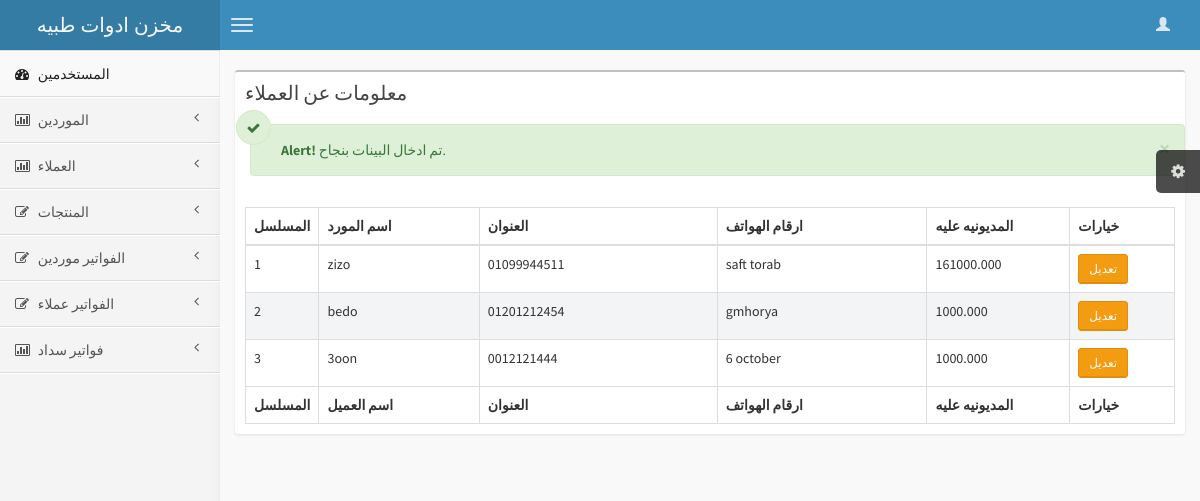
/showclient.php?msg=data_inserted (signed in), run on the app's committed database.
### tables this page shows
CREATE TABLE IF NOT EXISTS `clients` (
  `id` int(11) NOT NULL AUTO_INCREMENT,
  `client_name` text NOT NULL,
  `phone` varchar(100) NOT NULL,
  `address` text NOT NULL,
  `deserved` decimal(10,3) NOT NULL,
  PRIMARY KEY (`id`)
);

### showclient.php (the view, shortened to what this page needs)
<?php require 'sidebar.php'; ?>
<section class="content">
	<div class="row">
		<div class="col-xs-12">
			<div class="box">
				<div class="box-header">
					<h3 class="box-title">معلومات عن العملاء</h3>
				</div>
				<?php
				if (isset($_GET['msg'])) {
					switch ($_GET['msg']) {
						case 'data_inserted':
						echo "<div class='alert alert-success alert-dismissable'>
						<i class='fa fa-check'></i>
						<button type='button' class='close' data-dismiss='alert' aria-hidden='true'>×</button>
						<b>Alert!</b> تم ادخال البينات بنجاح.
						</div>";
						break;
					}
				}
				?>
				<div class="box-body table-responsive">
					<div id="example1_wrapper" class="dataTables_wrapper form-inline" role="grid">
						<div class="row">
							<div class="col-xs-6">
								</div>
								<div class="col-xs-6">
									</div>
								</div>
								<table id="example1" class="table table-bordered table-striped dataTable" aria-describedby="example1_info">
									<thead>
										<tr role="row">
											<th>المسلسل</th>
											<th class="sorting_asc" role="columnheader" tabindex="0" aria-controls="example1" rowspan="1" colspan="1" aria-sort="ascending" aria-label="Rendering engine: activate to sort column descending" style="width: 189px;">اسم المورد</th>
											<th class="sorting" role="columnheader" tabindex="0" aria-controls="example1" rowspan="1" colspan="1" aria-label="Browser: activate to sort column ascending" style="width: 277px;">العنوان</th>
											<th class="sorting" role="columnheader" tabindex="0" aria-controls="example1" rowspan="1" colspan="1" aria-label="Platform(s): activate to sort column ascending" style="width: 248px;">ارقام الهواتف</th>
											<th class="sorting" role="columnheader" tabindex="0" aria-controls="example1" rowspan="1" colspan="1" aria-label="Engine version: activate to sort column ascending" style="width: 159px;">المديونيه عليه</th>
											<th class="sorting" role="columnheader" tabindex="0" aria-controls="example1" rowspan="1" colspan="1" aria-label="CSS grade: activate to sort column ascending" style="width: 115px;">خيارات</th>
										</tr>
									</thead>
									<tfoot>
										<tr role="row">
											<th>المسلسل</th>
											<th class="sorting_asc" role="columnheader" tabindex="0" aria-controls="example1" rowspan="1" colspan="1" aria-sort="ascending" aria-label="Rendering engine: activate to sort column descending" style="width: 189px;">اسم العميل</th>
											<th class="sorting" role="columnheader" tabindex="0" aria-controls="example1" rowspan="1" colspan="1" aria-label="Browser: activate to sort column ascending" style="width: 277px;">العنوان</th>
											<th class="sorting" role="columnheader" tabindex="0" aria-controls="example1" rowspan="1" colspan="1" aria-label="Platform(s): activate to sort column ascending" style="width: 248px;">ارقام الهواتف</th><th class="sorting" role="columnheader" tabindex="0" aria-controls="example1" rowspan="1" colspan="1" aria-label="Engine version: activate to sort column ascending" style="width: 159px;">المديونيه عليه</th><th class="sorting" role="columnheader" tabindex="0" aria-controls="example1" rowspan="1" colspan="1" aria-label="CSS grade: activate to sort column ascending" style="width: 115px;">خيارات</th>
										</tr>
									</tfoot>
									<tbody role="alert" aria-live="polite" aria-relevant="all"><tr class="odd">
										<?php require 'connection.php';
										$sql="SELECT * FROM clients";
										$query=$conn->query($sql);
										$i=1;
										while ($result=$query->fetch(PDO::FETCH_ASSOC)) {
											extract($result);
											echo "<tr class='even'>
											<td>$i</td>
											<td class='sorting_1'>$client_name</td>
											<td class=''>$address</td>
											<td class=''>$phone</td>
											<td class=''>$deserved</td>
											<td class=''>
											<a href='editclient.php?id=$id'><button class='btn btn-warning btn-sm'>تعديل</button></a></td>
											</tr>";
											$i++;
										}
										?>
									</tbody>
								</table>
								</div>
							</div>
						</div>
					</div>
				</section>
				<?php require 'footer.php'; ?>

### data on the page
clients: client_name "zizo", address "01099944511", phone "saft torab", deserved "161000.000"
clients: client_name "bedo", address "01201212454", phone "gmhorya", deserved "1000.000"
clients: client_name "3oon", address "0012121444", phone "6 october", deserved "1000.000"
